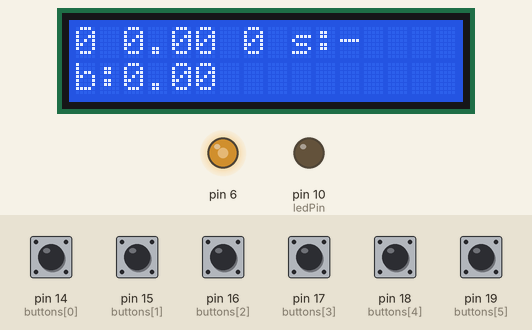
This sketch was run on a simulated Arduino Uno, built with avr-gcc and run on an emulated ATmega328P. Shown: 16×2 character LCD, output pins drawn as LEDs (lit = HIGH). Inputs (shaded band) come from the test bench; at power-on: pin 14 (buttons[0]), pin 15 (buttons[1]), pin 16 (buttons[2]), pin 17 (buttons[3]), pin 18 (buttons[4]), pin 19 (buttons[5]) HIGH.

Above: at 1.2 s.
1.3 s: pin 19 (buttons[5]) pulled LOW for 0.15 s
At 2.5 s:
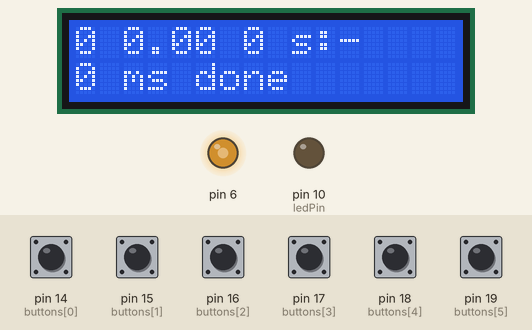
2.9 s: pin 18 (buttons[4]) pulled LOW for 0.15 s
At 3.8 s:
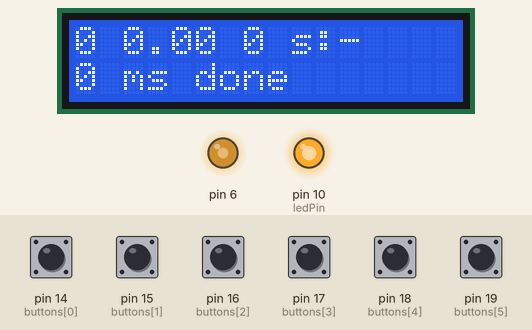
4.5 s: pin 16 (buttons[2]) pulled LOW for 1 s
At 6.6 s:
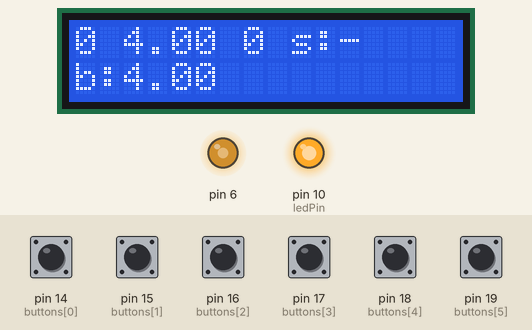
7.0 s: pin 19 (buttons[5]) pulled LOW for 1 s
At 9.2 s:
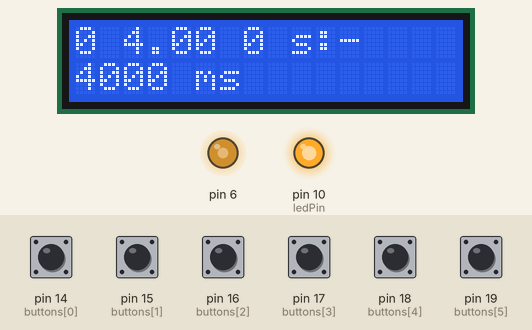
9.5 s: pin 19 (buttons[5]) pulled LOW for 0.15 s
At 12.4 s:
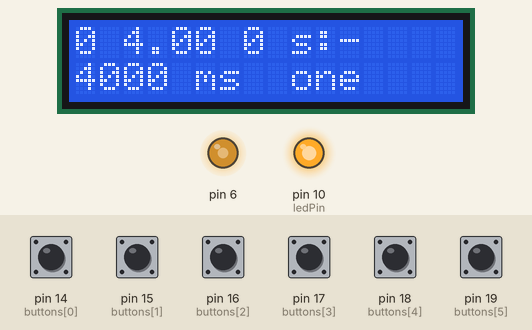
12.6 s: pin 14 (buttons[0]) pulled LOW for 0.15 s
At 16.5 s:
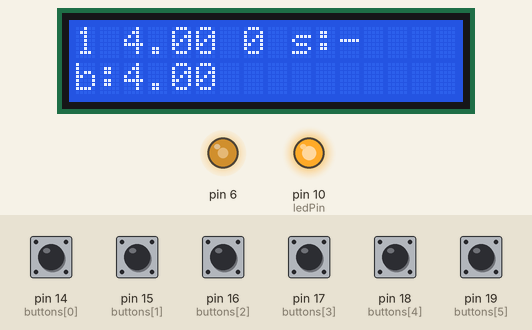
Timing chart, 0 to 16.7 s (numbered marks = the images above; inputs shaded):
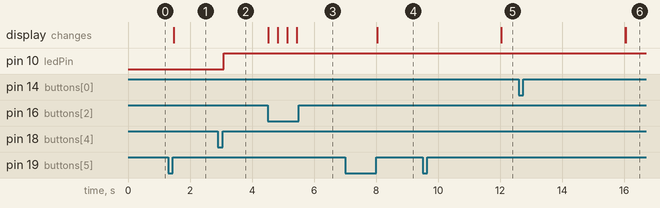

The sketch:

fstoptimer.ino
```cpp
#include <LiquidCrystal.h>
#include <Timer.h>
#include "Fraction.h"

#define DEBOUNCE 10  // button debouncer, how many ms to debounce, 5+ ms is usually plenty

// initialize the library with the numbers of the interface pins
LiquidCrystal lcd(12, 11, 5, 4, 3, 2);
// here is where we define the buttons that we'll use. button "1" is the first, button "6" is the 6th, etc
byte buttons[] = {
  14, 15, 16, 17, 18, 19}; // the analog 0-5 pins are also known as 14-19
// This handy macro lets us determine how big the array up above is, by checking the size
#define NUMBUTTONS sizeof(buttons)
// we will track if a button is just pressed, just released, or 'currently pressed'
volatile byte pressed[NUMBUTTONS], justpressed[NUMBUTTONS], justreleased[NUMBUTTONS];

double long base = 0.0;
const long double deltat = 1;
long double fincrement = 0.0;
const long double deltafincrementbase = 1./3.;

const byte striplength = 6;
byte stripstep=0;

struct frac inc = {0,3};
struct frac incdelta = {1,12};

long double deltafstep;
long double basetime;
long double totaltime;

long double total=0.0;

static byte lampon = 0;

static byte mode = 0;

int ledPin = 10;

void setup() {
  byte i;

  // pin13 LED
  pinMode(ledPin, OUTPUT);

  // Make input & enable pull-up resistors on switch pins
  for (i=0; i< NUMBUTTONS; i++) {
    pinMode(buttons[i], INPUT);
    digitalWrite(buttons[i], HIGH);
  }

  // Run timer2 interrupt every 15 ms
  TCCR2A = 0;
  TCCR2B = 1<<CS22 | 1<<CS21 | 1<<CS20;

  //Timer2 Overflow Interrupt Enable
  TIMSK2 |= 1<<TOIE2;

  lcd.begin(16, 2);
  displaystuff (mode, total, base, fincrement,inc,stripstep);
  analogWrite(6,150);
}


long double calc_time (byte stripstep, long double base, struct frac inc) {

  long double ans;

  if (0==stripstep) {
    ans=(long double) base ;
  }
  else {
    for (byte i = 0; i < stripstep; i++) {
      ans=(long double) base * ( pow(2.0,double( (i+1) * inc.num)/double(inc.den)) - pow(2.0,double(i*inc.num)/double(inc.den)));
    }
  }
  return ans;
}

void displaystuff (byte mode, long double total, long double base, long double fincrement, struct frac inc, byte stripstep) {
  struct redfrac dispinc = reducefrac(inc);
  if (2==mode) {
    // calculation of the exposure duration for the given stripstep value:
    totaltime = calc_time(stripstep, base, inc);
  }
  else {
    totaltime = (long double) base * pow(2.0,double(inc.num)/double(inc.den));
  }

  lcd.setCursor(0, 0);
  lcd.print(mode);
  lcd.print(" ");
  lcd.print((double)totaltime);
  lcd.print(" ");

  String test;

  redfrac2string(dispinc,&test);

  lcd.print(test);
  lcd.print(" ");

  if (2==mode) {
    lcd.print("s:");
    lcd.print(String(stripstep));
    lcd.print("        ");
  }
  else {
    lcd.print("s:-");
    lcd.print("        ");
  }
  //-----------
  lcd.setCursor(0, 1);
  lcd.print("b:");
  lcd.print((double)base);
  lcd.print("        ");
}

SIGNAL(TIMER2_OVF_vect) {
  check_switches();
}

void check_switches()
{
  static byte previousstate[NUMBUTTONS];
  static byte currentstate[NUMBUTTONS];
  static long lasttime;
  byte index;

  if (millis() < lasttime) {
    // we wrapped around, lets just try again
    lasttime = millis();
  }

  if ((lasttime + DEBOUNCE) > millis()) {
    // not enough time has passed to debounce
    return;
  }
  // ok we have waited DEBOUNCE milliseconds, lets reset the timer
  lasttime = millis();

  for (index = 0; index < NUMBUTTONS; index++) {

    currentstate[index] = digitalRead(buttons[index]);   // read the button

    if (currentstate[index] == previousstate[index]) {
      if ((pressed[index] == LOW) && (currentstate[index] == LOW)) {
        // just pressed
        justpressed[index] = 1;
      }
      else if ((pressed[index] == HIGH) && (currentstate[index] == HIGH)) {
        // just released
        justreleased[index] = 1;
      }
      pressed[index] = !currentstate[index];  // remember, digital HIGH means NOT pressed
    }
    previousstate[index] = currentstate[index];   // keep a running tally of the buttons
  }
}

void loop() {

  if (lampon) digitalWrite(ledPin,HIGH);

  for (byte i = 0; i < NUMBUTTONS; i++) {
    if (justreleased[i]) {
      justreleased[i] = 0;

      if (5==i) {
        //turn on the lamp for the given time
        long double realmilliseconds = totaltime * 1000.0;
        long int milliseconds = (long int) floor(realmilliseconds+0.5);
        String myString = String(milliseconds);
        lcd.setCursor(0, 1);
        lcd.print("         ");
        lcd.setCursor(0, 1);
        lcd.print(myString);
        lcd.print(" ms");
        digitalWrite(ledPin, HIGH);
        delay(milliseconds);
        digitalWrite(ledPin, LOW);
        lcd.print(" done");
      }

      if (4==i) {
        if (0 == lampon) {
          lampon = 1;
          digitalWrite(ledPin,HIGH);
        }
          else {
            lampon = 0;
            digitalWrite(ledPin,LOW);
          }
      }
      if (0==i) {
        mode++;
        if (mode > 2) {
          mode = 0;
        }
        displaystuff (mode, total, base, fincrement, inc,stripstep);
      }
    }
    if ((pressed[i])) {
      if (2 == mode) {
        // test strip mode
          if (2==i) {
          if (stripstep<striplength)
            stripstep++;
          displaystuff (mode, total, base, fincrement, inc, stripstep);
          delay(300);
        }
        if (1==i) {
          if (stripstep > 0)
            stripstep--;
          displaystuff (mode, total, base, fincrement, inc,stripstep);
          delay(300);
        }
        // end of test strip mode
      }
      if (0 == mode) {
        // base time setting
        if (2==i) {
          base += deltat;
          displaystuff (mode, total, base, fincrement, inc,stripstep);
          delay(300);
        }
        if (1==i) {
          base -= deltat;
          if (base <= 0.0)
            base = 0.0;
          displaystuff (mode, total, base, fincrement,inc,stripstep);
          delay(300);
        }
        // end of base time setting
      }

      if (1 == mode) {
        // f-increment setting
        if (2==i) {
          fincrement += deltafincrementbase;
          inc = addfrac(inc, incdelta);
          displaystuff (mode, total, base, fincrement, inc,stripstep);
          delay(300);
        }
        if (1==i) {
          fincrement -= deltafincrementbase;
          inc = subtractfrac(inc, incdelta);
          if (base <= 0.0)
            base = 0.0;
          displaystuff (mode, total, base, fincrement, inc,stripstep);
          delay(300);
        }
        // end of f-increment setting
      }
    }
  }
}
```

Fraction.h
```cpp
typedef struct frac {
  int num;
  int den;
};

typedef struct redfrac {
  int num;
  int den;
  int intpart;
};

int gcd(int n, int m);

void frac2string(struct frac a, String* ans);

void redfrac2string(struct redfrac a, String* ans);

struct frac addfrac(struct frac a, struct frac b);

struct frac subtractfrac(struct frac a, struct frac b);

struct redfrac reducefrac(struct frac a);
```

Measured:
- after the input at 1.3 s, the display: changes after 0.18 s (image 1)
- after the input at 2.9 s, pin 10 (ledPin): LOW → HIGH after 0.18 s
- after the input at 4.5 s, the display: first changes at once (image 3 shows a later state)
- after the input at 7.0 s, the display: changes after 1.0 s (image 4)
- after the input at 9.5 s, the display: first differs from a run without the input after 2.5 s (image 5)
- after the input at 12.6 s, the display: first differs from a run without the input after 3.4 s (image 6)
